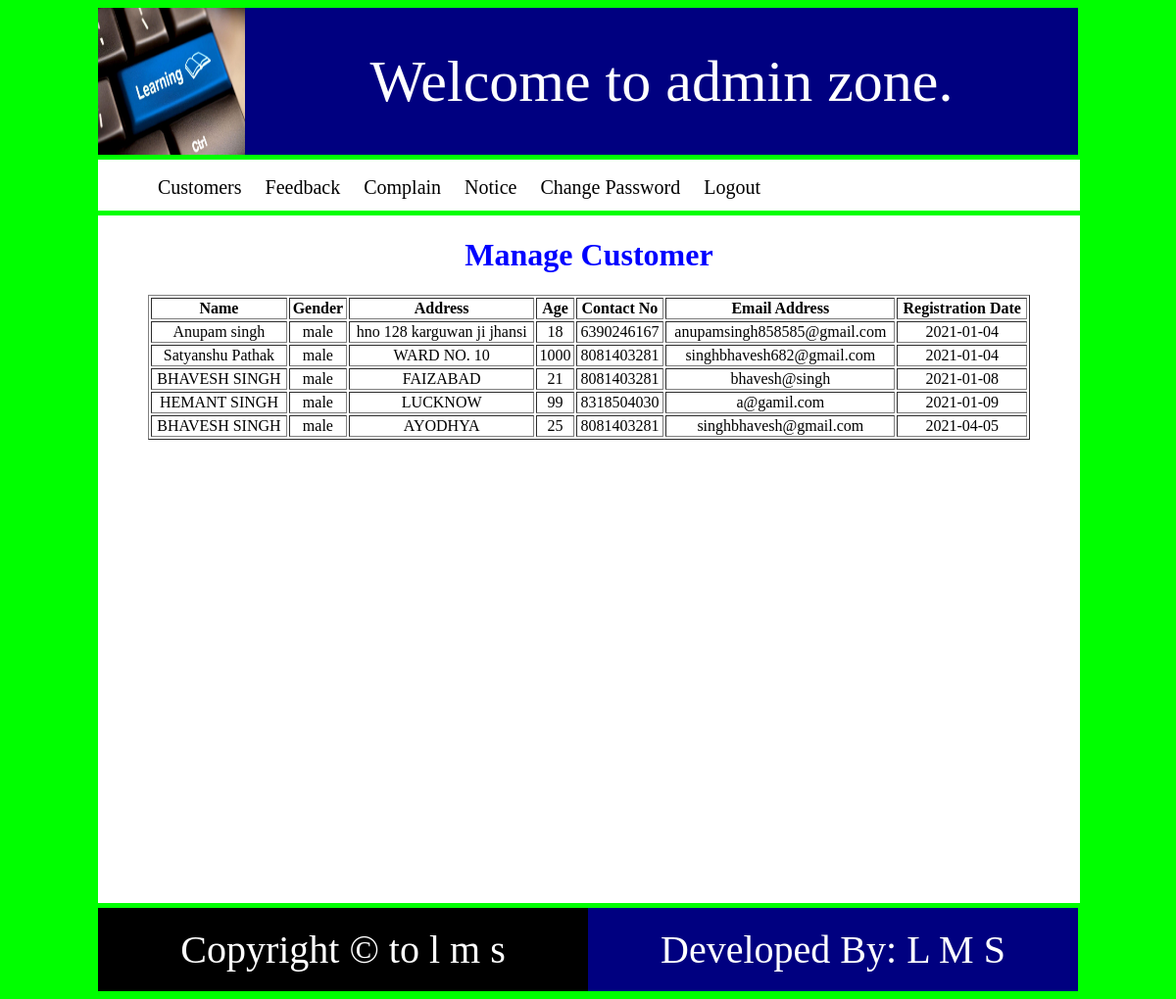
/adminzone/customer (signed in), run on the app's committed database.
### myapp/models.py (models this page shows)
class Customer(models.Model):
    name=models.CharField(max_length=50)
    gender=models.CharField(max_length=6)
    address=models.TextField()
    age=models.IntegerField()
    contactno=models.CharField(max_length=15)
    emailaddress=models.EmailField(primary_key='true')
    password=models.CharField(max_length=20)
    regdate = models.CharField(max_length=20)

### adminzone/views.py (the view)
def customer(request):
    try:
        if request.session['adminid']:
            cust=Customer.objects.all()
            return render(request,'customer.html',{'cust':cust})
    except KeyError:
        return render(request, 'adminlogin.html')

### adminzone/templates/customer.html
{% extends "adminparent.html" %}
{% block body %}
<h1 style="color:blue;text-align:center;">
    Manage Customer
</h1>
<table style="width:90%;margin:0 auto;text-align:center;" border="1">
    <tr>
        <th>Name</th>
        <th>Gender</th>
        <th>Address</th>
        <th>Age</th>
        <th>Contact No</th>
        <th>Email Address</th>
        <th>Registration Date</th>
    </tr>
    {% for c in cust %}
        <tr>
            <td>{{c.name}}</td>
            <td>{{c.gender}}</td>
            <td>{{c.address}}</td>
            <td>{{c.age}}</td>
            <td>{{c.contactno}}</td>
            <td>{{c.emailaddress}}</td>
            <td>{{c.regdate}}</td>
        </tr>
    {% endfor %}
</table>
{% endblock body %}

### data on the page
Customer: name "Anupam singh", gender "male", address "hno 128 karguwan ji jhansi", age "18", contactno "6390246167", emailaddress "anupamsingh858585@gmail.com", regdate "2021-01-04"
Customer: name "Satyanshu Pathak", gender "male", address "WARD NO. 10", age "1000", contactno "8081403281", emailaddress "singhbhavesh682@gmail.com", regdate "2021-01-04"
Customer: name "BHAVESH SINGH", gender "male", address "FAIZABAD", age "21", contactno "8081403281", emailaddress "bhavesh@singh", regdate "2021-01-08"
Customer: name "HEMANT SINGH", gender "male", address "LUCKNOW", age "99", contactno "8318504030", emailaddress "a@gamil.com", regdate "2021-01-09"
Customer: name "BHAVESH SINGH", gender "male", address "AYODHYA", age "25", contactno "8081403281", emailaddress "singhbhavesh@gmail.com", regdate "2021-04-05"
